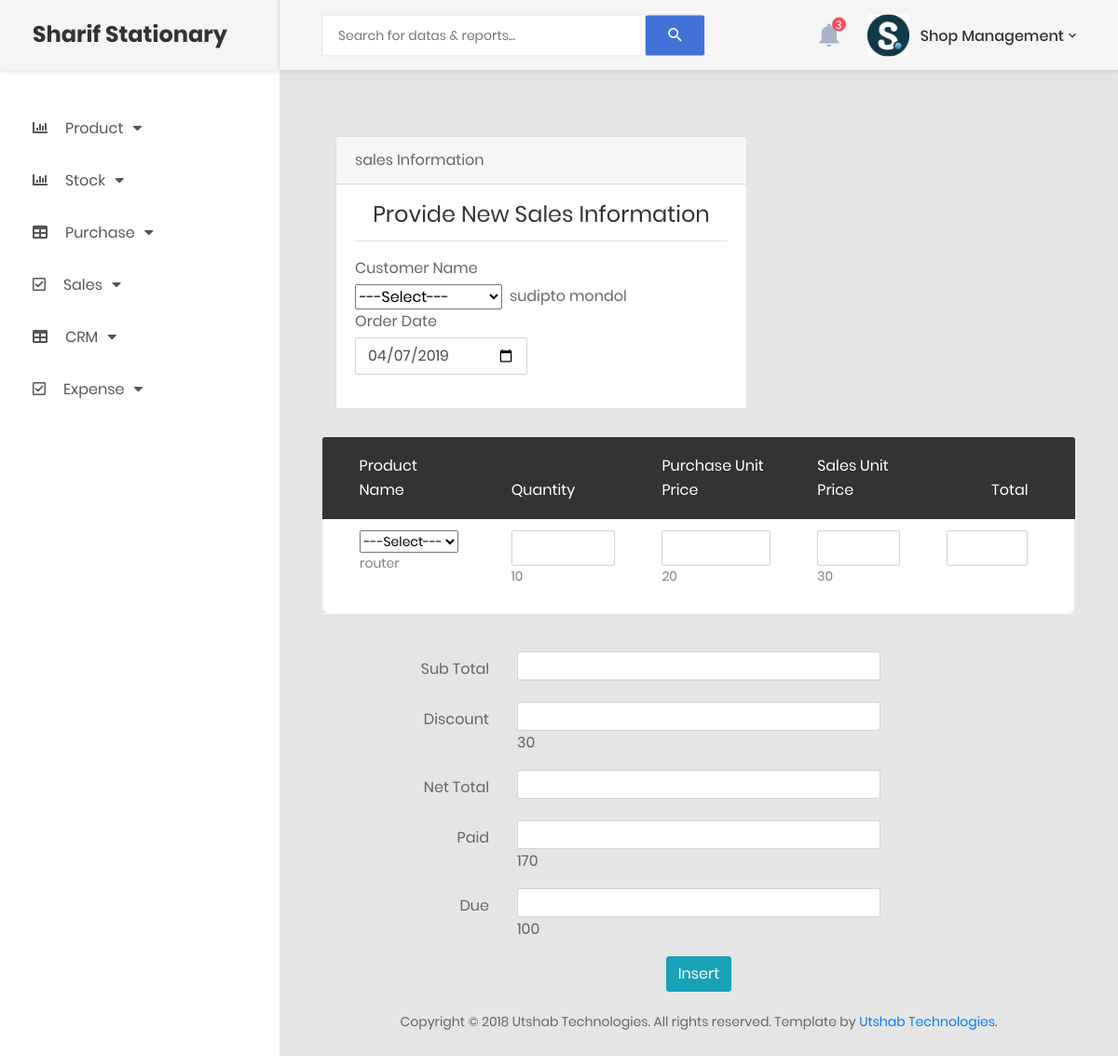
/inc.process/edit_sales_report_process.php?id=1 (signed in), run on the app's committed database.
### tables this page shows
CREATE TABLE `sales` (
  `id` int(11) NOT NULL,
  `pid` varchar(11) NOT NULL,
  `order_date` date NOT NULL,
  `cust_name` varchar(100) NOT NULL,
  `pro_name` varchar(100) NOT NULL,
  `qty` varchar(50) NOT NULL,
  `unit_type` varchar(50) NOT NULL,
  `p_unit_price` varchar(11) NOT NULL,
  `price` varchar(50) NOT NULL,
  `sub_total` varchar(50) NOT NULL,
  `discount` varchar(50) NOT NULL,
  `net_total` varchar(50) NOT NULL,
  `paid` varchar(50) NOT NULL,
  `due` varchar(50) NOT NULL,
  `p_l` varchar(200) NOT NULL,
  `due_status` int(11) NOT NULL COMMENT '0 for active due,1 no due'
);

### inc.process/edit_sales_report_process.php (the view, shortened to what this page needs)
<?php include 'header.php'; ?>
<?php
require_once('db_connect.php');
$id=$_GET['id'];
?>
            <div class="main-content">
                <div class="section__content section__content--p30">
                    <div class="container-fluid">
                            <?php
                            $query1="select * from sales where id=$id ";
							$query1_run=mysqli_query($connect , $query1);
							while($row=mysqli_fetch_array($query1_run)){
								$order_date=$row['order_date'];
                                $customer_name=$row['cust_name'];
								$product_name=$row['pro_name'];
                                $quantity=$row['qty'];
                                $p_unit_price=$row['p_unit_price'];
                                $sale_price=$row['price'];
                                $discount=$row['discount'];
                                $paid=$row['paid'];
                                $due=$row['due'];
							}
                            ?>
                                 <form method="POST" action="edit_sales_report_process_func.php?id=<?php echo $id; ?>">
                                     <div class="row m-t-30">
                                         <div class="col-md-12">
                                             <div class="table-responsive m-b-40">
                                                 <div class="col-lg-7">
                                             <div class="card">
                                                 <div class="card-header">sales Information</div>
                                                 <div class="card-body">
                                                     <div class="card-title">
                                                         <h3 class="text-center title-2">Provide New Sales Information</h3>
                                                     </div>
                                                     <hr>
                                                         <div class="row">
                                                             <div class="col-12">
                                                                 <label for="customer_name" class="control-label mb-1">Customer Name</label>
                                                                 <div class="input-group">
                                                                     <select  name="customer_name" required>
                                                                         <option value="<?php echo $row['cust_name']; ?>" >---Select---</option>
                                                                         <?php
                                                                         $query="select * from customer ";
                                                                         $query_run=mysqli_query($connect,$query);
                                                                         while($row=mysqli_fetch_array($query_run)){
                                                                             ?>
                                                                             <option value="<?php echo $row['customer_name']; ?>" required> <?php echo $row['customer_name']; ?></option>
                                                                             <?php
                                                                         }
                                                                         ?>
                                                                     </select><span> &nbsp;&nbsp;<?php echo $customer_name;  ?></span>
                                                                 </div>
                                                             </div>
                                                         </div>
                                                         <div class="row">
                                                             <div class="col-6">
                                                                 <div class="form-group">
                                                                     <label for="order_date" class="control-label mb-1">Order Date</label>
                                                                     <input id="order_date" name="order_date" type="date" class="form-control" value="<?php echo $order_date; ?>" required>
                                                                 </div>
                                                             </div>
                                                         </div>
                                                 </div>
                                             </div>
                                         </div>
                                             <table class="table table-borderless table-data3" id="item_table">
                                                 <thead>
                                                     <tr>
                                                         <th>Product Name</th>
                                                         <th>Quantity</th>
                                                         <th>Purchase Unit Price</th>
                                                         <th>Sales Unit Price</th>
                                                         <th>Total</th>
                                                     </tr>
                                                 </thead>
                                                 <tbody>
                                                     <tr>
                                                       <td>
                                                             <div class="form-group">
                                                             <select  name="pro_name" required>
                                                                 <option value="<?php echo $row['product_name']; ?>" >---Select---</option>
                                                             </select><?php echo $product_name; ?>
                                                             </div>
                                                         </td>
                                                         <td><div >
                                                             <div class="form-group">
                                                                 <input id="qty" name="qty" type="text" class="form-control" required>
                                                                 <?php echo $quantity; ?>
                                                             </div>
                                                         </div></td>
                                                         <td><div >
                                                             <div class="form-group">
                                                                 <input id="p_unit_price" name="p_unit_price" type="text" class="form-control" required>
                                                                 <?php echo $p_unit_price; ?>
                                                             </div>
                                                         </div></td>
                                                         <td><div >
                                                             <div class="form-group">
                                                                 <input id="s_unit_price" name="s_unit_price" type="text" class="form-control" required>
                                                                 <?php echo $sale_price; ?>
                                                             </div>
                                                         </div></td>
                                                         <td><div >
                                                             <div class="form-group">
                                                                 <input id="total" name="total" type="text" class="form-control" >
                                                             </div>
                                                         </div></td>
                                                     </tr>
                                                 </tbody>
                                             </table>
                                         </div>
                                             <div class="form-group row">
                                              <label for="sub_total" class="col-sm-3 col-form-label" align="right">Sub Total</label>
                                              <div class="col-sm-6">
                                                <input type="text"  name="sub_total" class="form-control form-control-sm" id="sub_total" />
                                              </div>
                                            </div>
                                            <div class="form-group row">
                                              <label for="discount" class="col-sm-3 col-form-label" align="right">Discount</label>
                                              <div class="col-sm-6">
                                                <input type="text" name="discount" class="form-control form-control-sm" id="discount" required>
                                                <?php echo $discount; ?>
                                              </div>
                                            </div>
                                            <div class="form-group row">
                                              <label for="net_total" class="col-sm-3 col-form-label" align="right">Net Total</label>
                                              <div class="col-sm-6">
                                                <input type="text"  name="net_total" class="form-control form-control-sm" id="net_total" />
                                              </div>
                                            </div>
                                            <div class="form-group row">
                                              <label for="paid" class="col-sm-3 col-form-label" align="right">Paid</label>
                                              <div class="col-sm-6">
                                                <input type="text" name="paid" class="form-control form-control-sm" id="paid" required>
                                                <?php echo $paid; ?>
                                              </div>
                                            </div>
                                            <div class="form-group row">
                                              <label for="due" class="col-sm-3 col-form-label" align="right">Due</label>
                                              <div class="col-sm-6">
                                                <input type="text"  name="due" class="form-control form-control-sm" id="due" />
                                                <?php echo $due; ?>
                                              </div>
                                            </div>
                                         </div>
                                     </div>
                                     <div align="center">
                                         <input type="submit" name="submit" class="btn btn-info" value="Insert" />
                                     </div>
                                 </form>
                        <div class="row">
                            <div class="col-md-12">
                                <div class="copyright">
                                    <p>Copyright © 2018 Utshab Technologies. All rights reserved. Template by <a href="https://colorlib.com">Utshab Technologies</a>.</p>
                                </div>
                            </div>
                        </div>
                    </div>
                </div>
            </div>
        <?php require 'footer.php' ?>

### data on the page
sales: cust_name "sudipto mondol", order_date "04/07/2019", pro_name "router", qty "10", p_unit_price "20", price "30", discount "30", paid "170", due "100"
